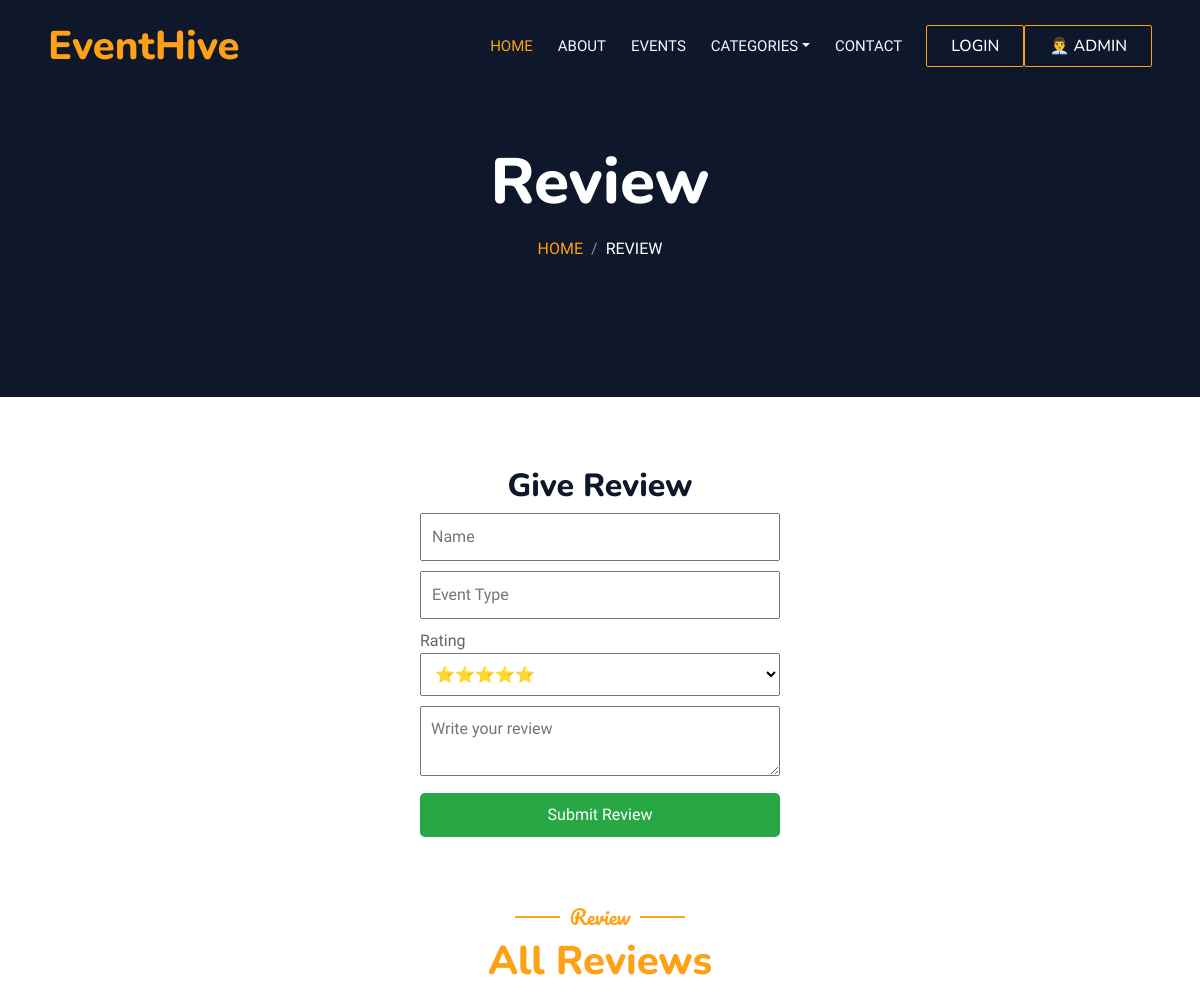
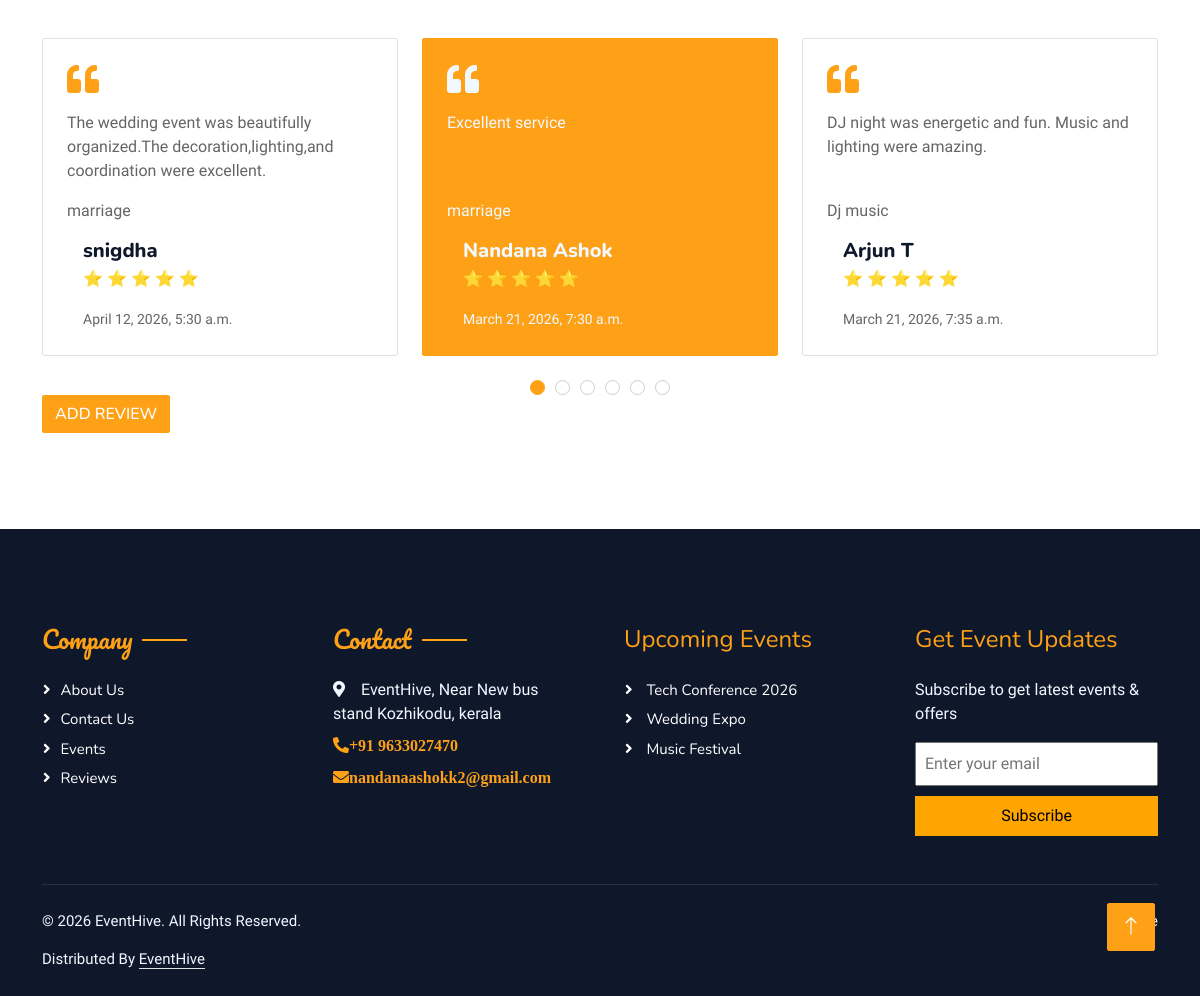
The page /Review/ on the database its author committed (2 pictures, top to bottom).
### Organizerapp/models.py (models this page shows, shortened)
class ReviewDb(models.Model):
    Name=models.CharField(max_length=50, null=False, blank=False)
    event_type= models.CharField(max_length=10, null=False, blank=False)
    rating=models.IntegerField(null=False, blank=False)
    comment=models.TextField(max_length=50, null=False, blank=False)
    created_at=models.DateTimeField(auto_now_add=True)

### Organizerapp/views.py (the view)
# urls.py: path('Review/',views.Review,name='Review'),
def Review(request):
    categories = CategoryDb.objects.all()
    if request.method == "POST":
        email = request.POST.get('email')
        if not Newsletter.objects.filter(email=email).exists():
            Newsletter.objects.create(email=email)
    reviews=ReviewDb.objects.all()
    return render(request, 'Review.html',{'reviews':reviews,'categories':categories})

### Organizerapp/Templates/Review.html (shortened to what this page needs)
<!DOCTYPE html>
{% load static %}
<html lang="en">
<head>
    <link href="https://cdnjs.cloudflare.com/ajax/libs/font-awesome/5.10.0/css/all.min.css" rel="stylesheet">
    <link href="https://cdn.jsdelivr.net/npm/bootstrap-icons@1.4.1/font/bootstrap-icons.css" rel="stylesheet">
    <link href="{% static 'app/lib/animate/animate.min.css' %}" rel="stylesheet">
    <link href="{% static 'app/lib/owlcarousel/assets/owl.carousel.min.css' %}" rel="stylesheet">
    <link href="{% static 'app/lib/tempusdominus/css/tempusdominus-bootstrap-4.min.css' %}" rel="stylesheet"/>
    <link href="{% static 'app/css/bootstrap.min.css' %}" rel="stylesheet">
    <link href="{% static 'app/css/style.css' %}" rel="stylesheet">
</head>
<body>
<div class="container-xxl bg-white p-0">
    <div class="container-xxl position-relative p-0">
            <nav class="navbar navbar-expand-lg navbar-dark bg-dark px-4 px-lg-5 py-3 py-lg-0">
                <a href="" class="navbar-brand p-0">
                    <h1 class="text-primary m-0">EventHive</h1>
                </a>
                <div class="collapse navbar-collapse" id="navbarCollapse">
                    <div class="navbar-nav ms-auto py-0 pe-4">
                        <a href="{% url 'Home' %}" class="nav-item nav-link active">Home</a>
                        <a href="{% url 'About' %}" class="nav-item nav-link">About</a>
                        <a href="{% url 'All_Events' %}" class="nav-item nav-link">Events</a>
                        <div class="nav-item dropdown">
                            <a href="#" class="nav-link dropdown-toggle" data-bs-toggle="dropdown">Categories</a>
                        </div>
                        <a href="{% url 'Contact' %}" class="nav-item nav-link">Contact</a>
                    </div>
                    {% if request.session.Username %}
                     <a href="{% url 'user_logout' %}" style="background-color:transparent" class="btn btn-primary py-2 px-4">welcome {{request.session.Username}} /Logout</a>
                    <a href="{% url 'Booking_data' %}" class="btn btn-primary py-2 px-4">Booking details</a>
                    {% else %}
                     <a href="{% url 'sign_in' %}" style="background-color:transparent" class="btn btn-primary py-2 px-4">Login</a>
                    {% endif %}
                    <a href="{% url 'Admin_Loginpage' %}" style="background-color:transparent" class="btn btn-primary py-2 px-4">👨‍💼 Admin</a>
                </div>
            </nav>
           <div class="container-xxl py-5 bg-dark hero-header mb-5">
                <div class="container text-center my-5 pt-5 pb-4">
                    <h1 class="display-3 text-white mb-3 animated slideInDown">Review</h1>
                    <nav aria-label="breadcrumb">
                        <ol class="breadcrumb justify-content-center text-uppercase">
                            <li class="breadcrumb-item"><a href="{% url 'Home' %}">Home</a></li>
                            <li class="breadcrumb-item text-white active" aria-current="page">review</li>
                        </ol>
                    </nav>
                </div>
            </div>
        </div>
    <div style="width:400px; margin:auto; margin-top:50px; background:#fff; padding:20px; border-radius:10px;">
        <h2 style="text-align:center;">Give Review</h2>
        <form method="POST" action="{% url 'save_review' %}">
             <input type="text" name="Name" placeholder="Name"
                   style="width:100%; padding:10px; margin-bottom:10px;">
            <input type="text" name="event" placeholder="Event Type"
                   style="width:100%; padding:10px; margin-bottom:10px;">
            <label >Rating</label>
                <select type="number" name="rating" placeholder="Rating (1-5)"
                   style="width:100%; padding:10px; margin-bottom:10px;">
                    <option value="5">⭐⭐⭐⭐⭐</option>
                </select>
            <textarea name="comment" placeholder="Write your review"
                      style="width:100%; padding:10px; margin-bottom:10px;"></textarea>
            <button type="submit" style=" width:100%;padding:10px;background:#28a745;color:white;border:none;border-radius:5px;">
                Submit Review
            </button>
        </form>
    </div>
    <div class="container-xxl py-5 wow fadeInUp" data-wow-delay="0.1s">
        <div class="container">
            <div class="text-center">
                <h5 class="section-title ff-secondary text-center text-primary fw-normal">Review</h5>
                <h1 class="mb-5"><a href="{% url 'Review' %}">All Reviews</a></h1>
            </div>
            <div class="owl-carousel testimonial-carousel">
                 {% for r in reviews %}
                <div class="testimonial-item bg-transparent border rounded p-4" style="height:318px; display:flex; flex-direction:column; ">
                    <i class="fa fa-quote-left fa-2x text-primary mb-3"></i>
                    <p style="overflow-y:auto; flex:1; margin-bottom:10px">{{r.comment}}</p>
                    <p>{{r.event_type}}</p>
                    <div class="d-flex align-items-center">
                        <div class="ps-3">
                            <h5 class="mb-1">{{r.Name}}</h5>
                            <p>
                            {% for i in "12345"|slice:":r.rating" %}
                                ⭐
                            {% endfor %}
                            </p>
                            <small>{{r.created_at}}</small>
                        </div>
                    </div>
                </div>
                 {% endfor %}
            </div>
            <div>
                 <a href="{% url 'Review' %}">
                    <button class="btn btn-primary">Add Review</button>
                </a>
            </div>
        </div>
    </div>
    <div class="container-fluid bg-dark text-light footer pt-5 mt-5 wow fadeIn" data-wow-delay="0.1s">
            <div class="container py-5">
                <div class="row g-5">
                    <div class="col-lg-3 col-md-6">
                        <h4 class="section-title ff-secondary text-start text-primary fw-normal mb-4">Company</h4>
                        <a class="btn btn-link" href="{% url 'About' %}">About Us</a>
                        <a class="btn btn-link" href="{% url 'Contact' %}">Contact Us</a>
                        <a class="btn btn-link" href="{% url 'All_Events' %}">Events</a>
                        <a class="btn btn-link" href="{% url 'Review' %}">Reviews</a>
                    </div>
                    <div class="col-lg-3 col-md-6">
                        <h4 class="section-title ff-secondary text-start text-primary fw-normal mb-4">Contact</h4>
                        <p class="mb-2"><i class="fa fa-map-marker-alt me-3"></i>EventHive, Near New bus stand Kozhikodu, kerala</p>
                        <p class="mb-2"><a href="tel:+91 9633027470" class="fa fa-phone-alt me-3">+91 9633027470</a></p>
                        <p class="mb-2"><a  href="mailto:nandanaashok2@gmail.com"  class="fa fa-envelope me-3">nandanaashokk2@gmail.com</a></p>
                    </div>
                    <div class="col-lg-3 col-md-6">
                        <h4 class="text-start text-primary fw-normal mb-4">Upcoming Events</h4>
                            <p class="btn btn-link"> Tech Conference 2026</p>
                            <p class="btn btn-link"> Wedding Expo</p>
                            <p class="btn btn-link"> Music Festival</p>
                    </div>
                    <div class="col-lg-3 col-md-6">
                        <h4 class="text-start text-primary fw-normal mb-4">Get Event Updates</h4>
                        <p>Subscribe to get latest events & offers</p>
                        <form method="POST">
                            <input type="email" name="email" placeholder="Enter your email"
                                style="width:100%; padding:8px; margin-bottom:10px;" required>
                            <button type="submit"
                                style="width:100%; background:orange; border:none; padding:8px;">
                                Subscribe
                            </button>
                         </form>
                    </div>
                </div>
            </div>
            <div class="container">
                <div class="copyright">
                    <div class="row">
                        <div class="col-md-6 text-center text-md-start mb-3 mb-md-0">
                            <p>© 2026 EventHive. All Rights Reserved.</p>
                            Distributed By <a class="border-bottom" href="https://themewagon.com" target="_blank">EventHive</a>
                        </div>
                        <div class="col-md-6 text-center text-md-end">
                            <div class="footer-menu">
                                <a href="{% url 'Home' %}">Home</a>
                            </div>
                        </div>
                    </div>
                </div>
            </div>
        </div>
    <a href="#" class="btn btn-lg btn-primary btn-lg-square back-to-top"><i class="bi bi-arrow-up"></i></a>
</div>
</body>
</html>

### Organizerapp/static/app/css/style.css (style rules this page uses)
:root { --primary: #FEA116; --light: #F1F8FF; --dark: #0F172B; }
.ff-secondary { font-family: 'Pacifico', cursive; }
.back-to-top { position: fixed; display: none; right: 45px; bottom: 45px; z-index: 99; }
.btn { font-family: 'Nunito', sans-serif; font-weight: 500; text-transform: uppercase; transition: .5s; }
.btn.btn-primary, .btn.btn-secondary { color: #FFFFFF; }
.btn-lg-square { width: 48px; height: 48px; }
.btn-square, .btn-sm-square, .btn-lg-square { padding: 0; display: flex; align-items: center; justify-content: center; font-weight: normal; border-radius: 2px; }
.navbar-dark .navbar-nav .nav-link { position: relative; margin-left: 25px; padding: 35px 0; font-size: 15px; color: var(--light) !important; text-transform: uppercase; font-weight: 500; outline: none; transition: .5s; }
.navbar-dark .navbar-nav .nav-link:hover, .navbar-dark .navbar-nav .nav-link.active { color: var(--primary) !important; }
@media (min-width: 992px) { .navbar-dark { position: absolute; width: 100%; top: 0; left: 0; z-index: 999; background: transparent !important; } }
.hero-header { background: linear-gradient(rgba(15, 23, 43, .9), rgba(15, 23, 43, .9)) background-position: center center; background-repeat: no-repeat; background-size: cover; }
.breadcrumb-item + .breadcrumb-item::before { color: rgba(255, 255, 255, .5); }
.section-title { position: relative; display: inline-block; }
.section-title::before { position: absolute; content: ""; width: 45px; height: 2px; top: 50%; left: -55px; margin-top: -1px; background: var(--primary); }
.section-title::after { position: absolute; content: ""; width: 45px; height: 2px; top: 50%; right: -55px; margin-top: -1px; background: var(--primary); }
.section-title.text-start::before, .section-title.text-end::after { display: none; }
.testimonial-carousel .owl-item .testimonial-item, .testimonial-carousel .owl-item.center .testimonial-item * { transition: .5s; }
.testimonial-carousel .owl-item.center .testimonial-item { background: var(--primary) !important; border-color: var(--primary) !important; }
.testimonial-carousel .owl-item.center .testimonial-item * { color: var(--light) !important; }
.footer .btn.btn-link { display: block; margin-bottom: 5px; padding: 0; text-align: left; color: #FFFFFF; font-size: 15px; font-weight: normal; text-transform: capitalize; transition: .3s; }
.footer .btn.btn-link::before { position: relative; content: "\f105"; font-family: "Font Awesome 5 Free"; font-weight: 900; margin-right: 10px; }
.footer .copyright { padding: 25px 0; font-size: 15px; border-top: 1px solid rgba(256, 256, 256, .1); }
.footer .copyright a { color: var(--light); }
.footer .footer-menu a { margin-right: 15px; padding-right: 15px; border-right: 1px solid rgba(255, 255, 255, .1); }
.footer .footer-menu a:last-child { margin-right: 0; padding-right: 0; border-right: none; }

### rows shown on the page
ReviewDb: comment "Excellent service", event_type "marriage", Name "Nandana Ashok", created_at "March 21, 2026, 7:30 a.m."
ReviewDb: comment "DJ night was energetic and fun. Music and lighting were amazing.", event_type "Dj music", Name "Arjun T", created_at "March 21, 2026, 7:35 a.m."
ReviewDb: comment "The wedding event was beautifully organized.The decoration,lighting,and coordination were excellent.", event_type "marriage", Name "snigdha", created_at "April 12, 2026, 5:30 a.m."
